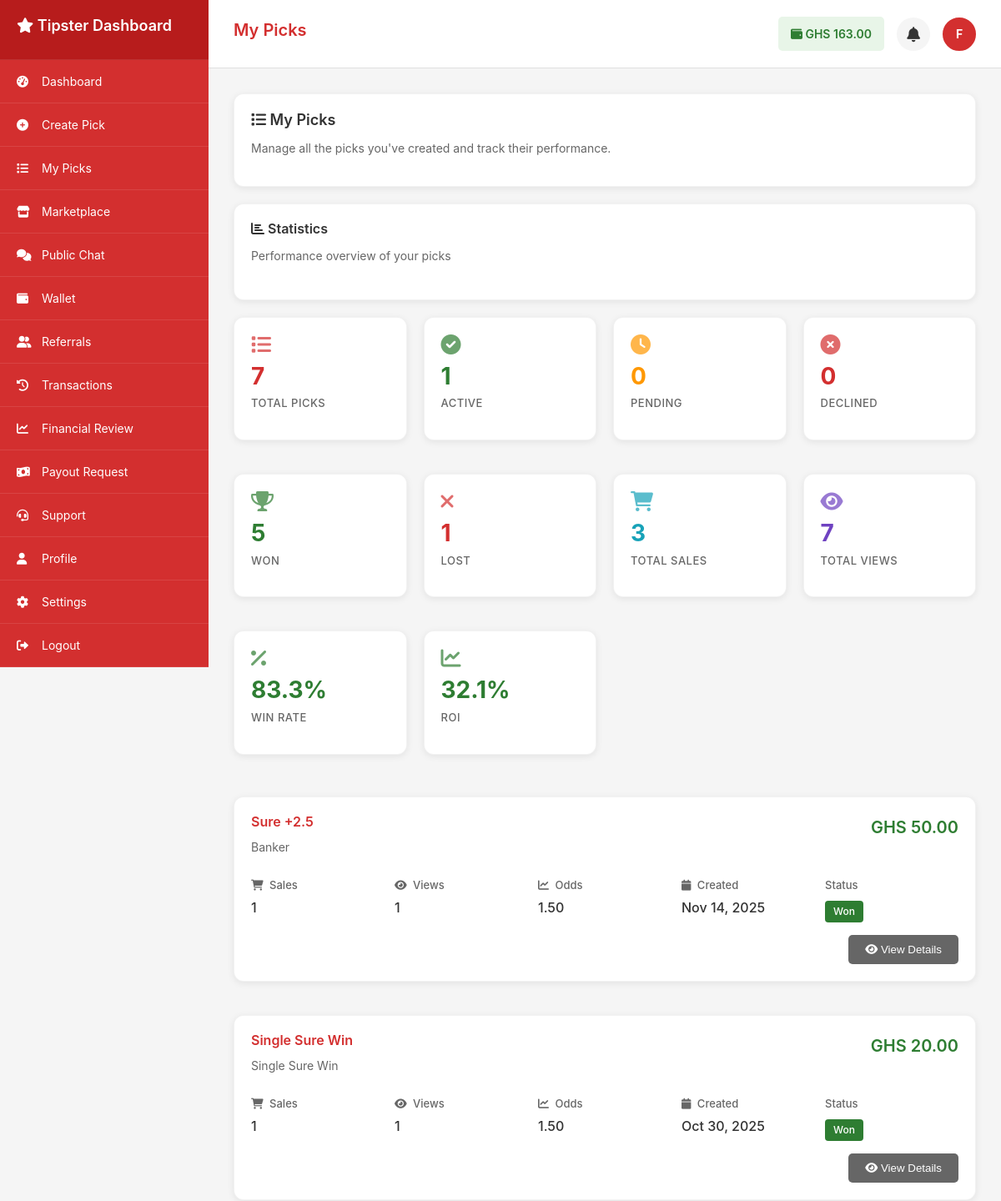
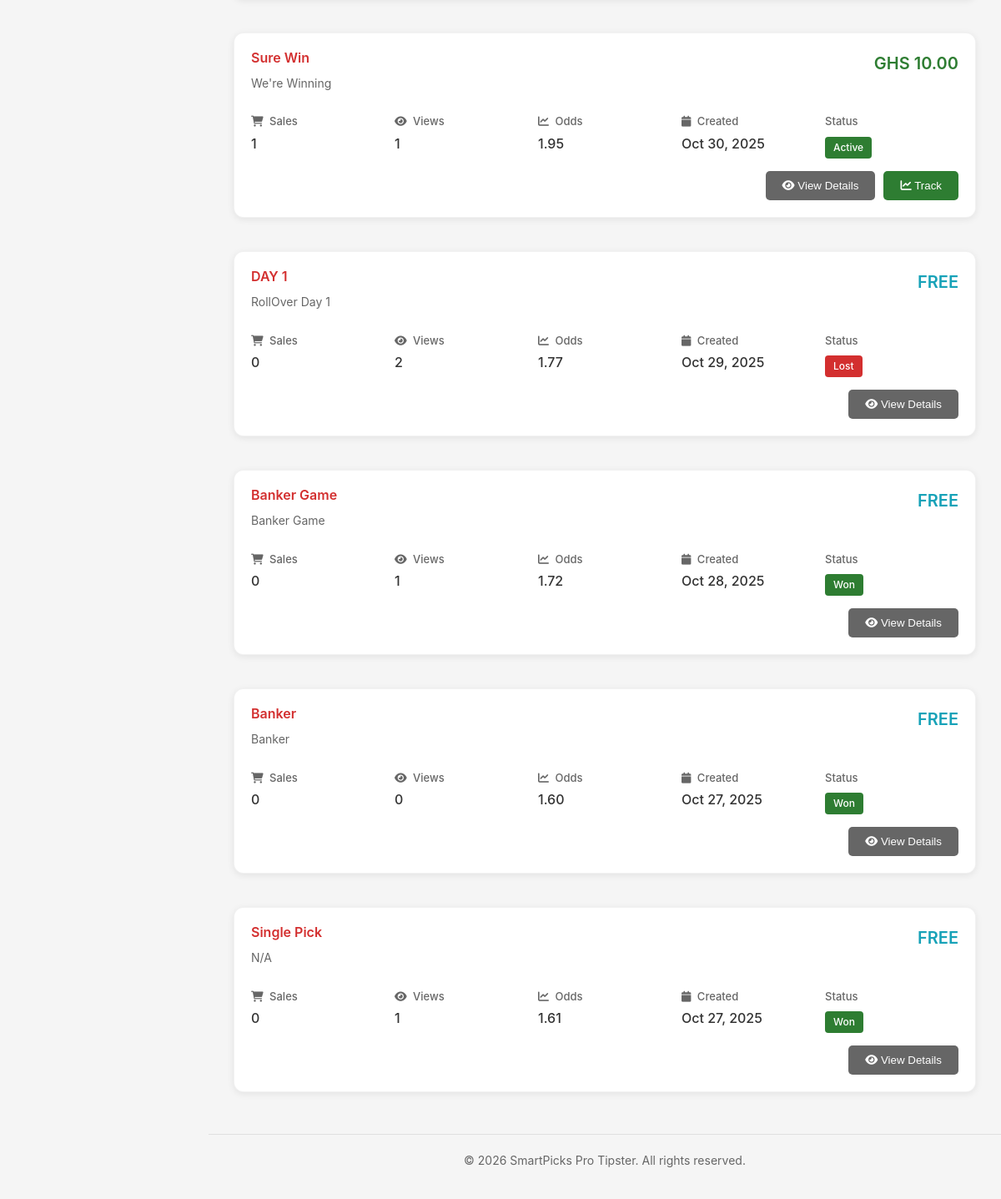
The app's page /my_picks (signed in) with its own data (2 pictures, top to bottom).
### tables this page shows
CREATE TABLE `user_wallets` (
  `id` int(11) NOT NULL AUTO_INCREMENT,
  `user_id` int(11) NOT NULL,
  `balance` decimal(10,2) DEFAULT 0.00,
  `currency` varchar(3) DEFAULT 'GHS',
  `status` enum('active','frozen','suspended') DEFAULT 'active',
  `created_at` datetime DEFAULT current_timestamp(),
  `updated_at` datetime DEFAULT current_timestamp() ON UPDATE current_timestamp(),
  PRIMARY KEY (`id`),
  UNIQUE KEY `unique_user_wallet` (`user_id`),
  KEY `idx_user_id` (`user_id`),
  KEY `idx_status` (`status`),
  CONSTRAINT `user_wallets_ibfk_1` FOREIGN KEY (`user_id`) REFERENCES `users` (`id`) ON DELETE CASCADE
);

CREATE TABLE `users` (
  `id` int(11) NOT NULL AUTO_INCREMENT,
  `username` varchar(50) NOT NULL,
  `email` varchar(100) NOT NULL,
  `password` varchar(255) NOT NULL,
  `display_name` varchar(100) NOT NULL,
  `avatar` varchar(255) DEFAULT NULL,
  `role` enum('user','tipster','admin') DEFAULT 'user',
  `status` enum('active','inactive','suspended') DEFAULT 'active',
  `phone` varchar(20) DEFAULT NULL,
  `country` varchar(50) DEFAULT 'Ghana',
  `timezone` varchar(50) DEFAULT 'Africa/Accra',
  `last_login` datetime DEFAULT NULL,
  `created_at` datetime DEFAULT current_timestamp(),
  `updated_at` datetime DEFAULT current_timestamp() ON UPDATE current_timestamp(),
  `country_code` varchar(3) DEFAULT 'GHA',
  `flag_emoji` varchar(10) DEFAULT '??',
  `is_online` tinyint(1) DEFAULT 0,
  `last_activity` datetime DEFAULT NULL,
  `is_verified` tinyint(1) DEFAULT 0,
  `email_notifications` tinyint(1) DEFAULT 1,
  `sms_notifications` tinyint(1) DEFAULT 0,
  `push_notifications` tinyint(1) DEFAULT 1,
  `bio` text DEFAULT NULL,
  PRIMARY KEY (`id`),
  UNIQUE KEY `username` (`username`),
  UNIQUE KEY `email` (`email`),
  KEY `idx_username` (`username`),
  KEY `idx_email` (`email`),
  KEY `idx_role` (`role`),
  KEY `idx_status` (`status`),
  KEY `idx_country_code` (`country_code`),
  KEY `idx_is_online` (`is_online`)
);

CREATE TABLE `accumulator_tickets` (
  `id` int(11) NOT NULL AUTO_INCREMENT,
  `user_id` int(11) NOT NULL,
  `buyer_id` int(11) DEFAULT NULL,
  `purchase_price` decimal(10,2) DEFAULT NULL,
  `purchased_at` datetime DEFAULT NULL,
  `settled_at` datetime DEFAULT NULL,
  `title` varchar(255) NOT NULL,
  `description` text DEFAULT NULL,
  `sport` varchar(100) DEFAULT 'Football',
  `home_country_id` int(11) DEFAULT NULL,
  `home_team_id` int(11) DEFAULT NULL,
  `away_country_id` int(11) DEFAULT NULL,
  `away_team_id` int(11) DEFAULT NULL,
  `total_picks` int(11) NOT NULL DEFAULT 1,
  `total_odds` decimal(10,3) NOT NULL DEFAULT 1.000,
  `price` decimal(8,2) DEFAULT 0.00,
  `status` enum('active','won','lost','void','pending','cancelled','pending_approval') DEFAULT 'pending_approval',
  `result` enum('pending','won','lost','void') DEFAULT 'pending',
  `is_marketplace` tinyint(1) DEFAULT 0,
  `confidence_level` int(3) DEFAULT 75,
  `views` int(11) DEFAULT 0,
  `purchases` int(11) DEFAULT 0,
  `created_at` datetime DEFAULT current_timestamp(),
  `updated_at` datetime DEFAULT current_timestamp() ON UPDATE current_timestamp(),
  `like_count` int(11) DEFAULT 0,
  `share_count` int(11) DEFAULT 0,
  `comment_count` int(11) DEFAULT 0,
  `view_count` int(11) DEFAULT 0,
  PRIMARY KEY (`id`),
  KEY `idx_user_id` (`user_id`),
  KEY `idx_status` (`status`),
  KEY `idx_marketplace` (`is_marketplace`),
  KEY `idx_created_at` (`created_at`),
  KEY `idx_like_count` (`like_count`),
  KEY `idx_share_count` (`share_count`),
  KEY `fk_acc_home_country` (`home_country_id`),
  KEY `fk_acc_home_team` (`home_team_id`),
  KEY `fk_acc_away_country` (`away_country_id`),
  KEY `fk_acc_away_team` (`away_team_id`),
  CONSTRAINT `accumulator_tickets_ibfk_1` FOREIGN KEY (`user_id`) REFERENCES `users` (`id`) ON DELETE CASCADE,
  CONSTRAINT `fk_acc_away_country` FOREIGN KEY (`away_country_id`) REFERENCES `countries` (`id`) ON DELETE SET NULL,
  CONSTRAINT `fk_acc_away_team` FOREIGN KEY (`away_team_id`) REFERENCES `teams` (`id`) ON DELETE SET NULL,
  CONSTRAINT `fk_acc_home_country` FOREIGN KEY (`home_country_id`) REFERENCES `countries` (`id`) ON DELETE SET NULL,
  CONSTRAINT `fk_acc_home_team` FOREIGN KEY (`home_team_id`) REFERENCES `teams` (`id`) ON DELETE SET NULL
);

### app/controllers/my_picks.php (the view, shortened to what the rows shown need)
<?php
require_once __DIR__ . '/../../config/config.php';
require_once __DIR__ . '/../models/Database.php';
$host = $_SERVER['HTTP_HOST'] ?? $_SERVER['SERVER_NAME'] ?? '';
$isLocalhost = strpos($host, 'localhost') !== false || strpos($host, '127.0.0.1') !== false;
$baseUrl = '';
if ($isLocalhost && isset($_SERVER['REQUEST_URI']) && strpos($_SERVER['REQUEST_URI'], '/SmartPicksPro-Local') !== false) {
    $baseUrl = '/SmartPicksPro-Local';
}
$db = Database::getInstance();
$userId = $_SESSION['user_id'];
$userRole = $_SESSION['role'] ?? 'user';
$user = $db->fetch("SELECT * FROM users WHERE id = ?", [$userId]);
$walletBalance = 0.00;
try {
    $result = $db->fetch("SELECT balance FROM user_wallets WHERE user_id = ?", [$userId]);
    $walletBalance = $result ? $result['balance'] : 0.00;
} catch (Exception $e) {
    $walletBalance = 0.00;
}
$picks = [];
if ($userRole === 'tipster') {
    try {
        $picks = $db->fetchAll("
            SELECT
                at.*,
                pm.purchase_count,
                pm.view_count,
                pm.status as marketplace_status,
                COUNT(upp.id) as total_purchases
            FROM accumulator_tickets at
            LEFT JOIN pick_marketplace pm ON at.id = pm.accumulator_id
            LEFT JOIN user_purchased_picks upp ON at.id = upp.accumulator_id
            WHERE at.user_id = ?
            GROUP BY at.id
            ORDER BY at.created_at DESC
        ", [$userId]);
    } catch (Exception $e) {
        $picks = [];
    }
}
$pageTitle = $userRole === 'tipster' ? "My Picks" : "My Purchases";
?>
<div class="my-picks-content">
    <div class="card">
        <h2>
            <i class="fas fa-<?php echo $userRole === 'tipster' ? 'list' : 'shopping-bag'; ?>"></i>
            <?php echo $userRole === 'tipster' ? 'My Picks' : 'My Purchases'; ?>
        </h2>
    </div>
    <?php if (empty($picks)): ?>
    <div class="card">
        <div style="text-align: center; padding: 40px;">
            <?php if ($userRole === 'tipster'): ?>
                <i class="fas fa-list" style="font-size: 48px; color: #ccc; margin-bottom: 20px;"></i>
                <h3>No picks created yet</h3>
                <p style="color: #666; margin-bottom: 20px;">Start creating picks to share your expertise and earn money.</p>
                <a href="<?= $baseUrl ?>/create_pick" class="btn btn-success">
                    <i class="fas fa-plus-circle"></i> Create First Pick
                </a>
            <?php else: ?>
                <i class="fas fa-shopping-bag" style="font-size: 48px; color: #ccc; margin-bottom: 20px;"></i>
                <h3>No purchases yet</h3>
                <p style="color: #666; margin-bottom: 20px;">Start by browsing the marketplace and purchasing picks from verified tipsters.</p>
                <a href="<?= $baseUrl ?>/marketplace" class="btn btn-primary">
                    <i class="fas fa-store"></i> Browse Marketplace
                </a>
            <?php endif; ?>
        </div>
    </div>
    <?php else: ?>
    <div style="display: grid; gap: 20px;">
        <?php foreach ($picks as $pick): ?>
        <div class="card">
            <div style="display: flex; justify-content: space-between; align-items: flex-start; margin-bottom: 15px;">
                <div style="flex: 1;">
                    <h4 style="color: #d32f2f; margin-bottom: 10px;">
                        <?php echo htmlspecialchars($pick['title']); ?>
                    </h4>
                    <p style="color: #666; margin-bottom: 10px;">
                        <?php echo htmlspecialchars($pick['description']); ?>
                    </p>
                </div>
                <div style="text-align: right; margin-left: 20px;">
                    <p class="value-large" style="color: <?php echo $pick['price'] == 0 ? '#17a2b8' : '#2e7d32'; ?>;">
                        <?php echo $pick['price'] == 0 ? 'FREE' : 'GHS ' . number_format($pick['price'], 2); ?>
                    </p>
                </div>
            </div>
            <div style="display: grid; grid-template-columns: repeat(auto-fit, minmax(150px, 1fr)); gap: 12px; margin-bottom: 15px;">
                <?php if ($userRole === 'tipster'): ?>
                <div>
                    <span class="label"><i class="fas fa-shopping-cart" style="margin-right: 4px;"></i> Sales</span>
                    <p class="value" style="margin: 0;"><?php echo $pick['total_purchases'] ?? 0; ?></p>
                </div>
                <div>
                    <span class="label"><i class="fas fa-eye" style="margin-right: 4px;"></i> Views</span>
                    <p class="value" style="margin: 0;"><?php echo $pick['view_count'] ?? 0; ?></p>
                </div>
                <?php endif; ?>
                <div>
                    <span class="label"><i class="fas fa-chart-line" style="margin-right: 4px;"></i> Odds</span>
                    <p class="value" style="margin: 0;"><?php echo number_format($pick['total_odds'], 2); ?></p>
                </div>
                <div>
                    <span class="label"><i class="fas fa-calendar" style="margin-right: 4px;"></i> Created</span>
                    <p class="value" style="margin: 0;"><?php echo date('M j, Y', strtotime($pick['created_at'])); ?></p>
                </div>
                <div>
                    <span class="label">Status</span>
                    <span style="background-color: <?php
                        if ($pick['status'] === 'active') {
                            echo '#2e7d32';
                        } elseif ($pick['status'] === 'pending_approval') {
                            echo '#ff9800';
                        } elseif ($pick['status'] === 'won') {
                            echo '#2e7d32';
                        } elseif ($pick['status'] === 'lost') {
                            echo '#d32f2f';
                        } else {
                            echo '#d32f2f';
                        }
                    ?>; color: white; padding: 4px 10px; border-radius: 4px; font-size: 12px; font-weight: 500; display: inline-block; margin-top: 4px;">
                        <?php echo ucfirst(str_replace('_', ' ', $pick['status'])); ?>
                    </span>
                </div>
            </div>
            <div style="display: flex; gap: 10px; justify-content: flex-end;">
                <button class="btn btn-secondary" onclick="viewPickDetails(<?php echo $pick['id']; ?>)">
                    <i class="fas fa-eye"></i> View Details
                </button>
                <?php if ($userRole === 'tipster'): ?>
                    <?php if ($pick['status'] === 'active'): ?>
                    <button class="btn btn-success" onclick="trackPerformance(<?php echo $pick['id']; ?>)">
                        <i class="fas fa-chart-line"></i> Track
                    </button>
                    <?php endif; ?>
                <?php endif; ?>
            </div>
        </div>
        <?php endforeach; ?>
    </div>
    <?php endif; ?>
</div>
<?php
$content = ob_get_clean();
if ($userRole === 'admin') {
    include __DIR__ . '/../views/layouts/admin_layout.php';
} elseif ($userRole === 'tipster') {
    include __DIR__ . '/../views/layouts/tipster_layout.php';
} else {
    include __DIR__ . '/../views/layouts/user_layout.php';
}
?>

### app/views/layouts/tipster_layout.php (shortened to what the rows shown need)
<!DOCTYPE html>
<html lang="en">
<head>
    <link rel="stylesheet" href="https://cdnjs.cloudflare.com/ajax/libs/font-awesome/6.0.0-beta3/css/all.min.css">
</head>
<body>
    <div class="sidebar" id="sidebar">
        <div class="sidebar-header">
            <h2><i class="fas fa-star"></i> Tipster Dashboard</h2>
        </div>
    </div>
    <div class="main-content">
        <div class="page-header">
            <h1 class="page-title"><?php echo isset($pageTitle) ? $pageTitle : 'Tipster Dashboard'; ?></h1>
            <div class="tipster-info">
                <div class="wallet-info">
                    <i class="fas fa-wallet"></i> GHS <?php echo isset($walletBalance) ? number_format($walletBalance, 2) : '0.00'; ?>
                </div>
                <div class="notification-container">
                    <div class="notification-bell" id="notificationBell" onclick="toggleNotificationDropdown()">
                    </div>
                </div>
                <div class="tipster-avatar">
                    <?php
                    $avatarPath = '';
                    $usernameInitial = 'T';
                    if (isset($user)) {
                        $usernameInitial = strtoupper(substr($user['username'] ?? 'T', 0, 1));
                        if (!empty($user['avatar'])) {
                            $avatarPath = $user['avatar'];
                        } elseif (!empty($user['profile_image'])) {
                            $avatarPath = $user['profile_image'];
                        } elseif (!empty($user['avatar_url'])) {
                            $avatarPath = $user['avatar_url'];
                        }
                        if (!empty($avatarPath)) {
                            if (strpos($avatarPath, '/SmartPicksPro-Local/') === 0 || strpos($avatarPath, 'http') === 0) {
                                $avatarUrl = $avatarPath;
                            } elseif (strpos($avatarPath, 'storage/') === 0 || strpos($avatarPath, '/storage/') === 0) {
                                $avatarUrl = '/SmartPicksPro-Local/' . ltrim($avatarPath, '/');
                            } elseif (strpos($avatarPath, '/') === 0) {
                                $avatarUrl = '/SmartPicksPro-Local' . $avatarPath;
                            } else {
                                $avatarUrl = '/SmartPicksPro-Local/storage/uploads/' . $avatarPath;
                            }
                            echo '<img src="' . htmlspecialchars($avatarUrl) . '" alt="Profile Image" onerror="this.style.display=\'none\'; this.nextElementSibling.style.display=\'flex\';"><span style="display: none;">' . $usernameInitial . '</span>';
                        } else {
                            echo htmlspecialchars($usernameInitial);
                        }
                    } else {
                        echo htmlspecialchars($usernameInitial);
                    }
                    ?>
                </div>
            </div>
        </div>
        <div class="content-area">
            <?php echo isset($content) ? $content : ''; ?>
        </div>
    </div>
</body>
</html>

### records on screen
user_wallets: balance "163.00"
users: username "F"
accumulator_tickets: title "Sure +2.5", description "Banker", price "50.00", total_purchases "1", view_count "1", total_odds "1.50", created_at "Nov 14, 2025", status "Won"
accumulator_tickets: title "Single Sure Win", description "Single Sure Win", price "20.00", total_purchases "1", view_count "1", total_odds "1.50", created_at "Oct 30, 2025", status "Won"
accumulator_tickets: title "Sure Win", description "We're Winning", price "10.00", total_purchases "1", view_count "1", total_odds "1.95", created_at "Oct 30, 2025", status "Active"
accumulator_tickets: title "DAY 1", description "RollOver Day 1", price "FREE", total_purchases "0", view_count "2", total_odds "1.77", created_at "Oct 29, 2025", status "Lost"
accumulator_tickets: title "Banker Game", description "Banker Game", price "FREE", total_purchases "0", view_count "1", total_odds "1.72", created_at "Oct 28, 2025", status "Won"
accumulator_tickets: title "Banker", description "Banker", price "FREE", total_purchases "0", view_count "0", total_odds "1.60", created_at "Oct 27, 2025", status "Won"
accumulator_tickets: title "Single Pick", description "N/A", price "FREE", total_purchases "0", view_count "1", total_odds "1.61", created_at "Oct 27, 2025", status "Won"

### other values on screen
$item['text'] "Dashboard"
$item['text'] "Create Pick"
$item['text'] "My Picks"
$item['text'] "Marketplace"
$item['text'] "Public Chat"
$item['text'] "Wallet"
$item['text'] "Referrals"
$item['text'] "Transactions"
$item['text'] "Financial Review"
$item['text'] "Payout Request"
$item['text'] "Support"
$item['text'] "Profile"
$item['text'] "Settings"
$item['text'] "Logout"
$pageTitle "My Picks"
